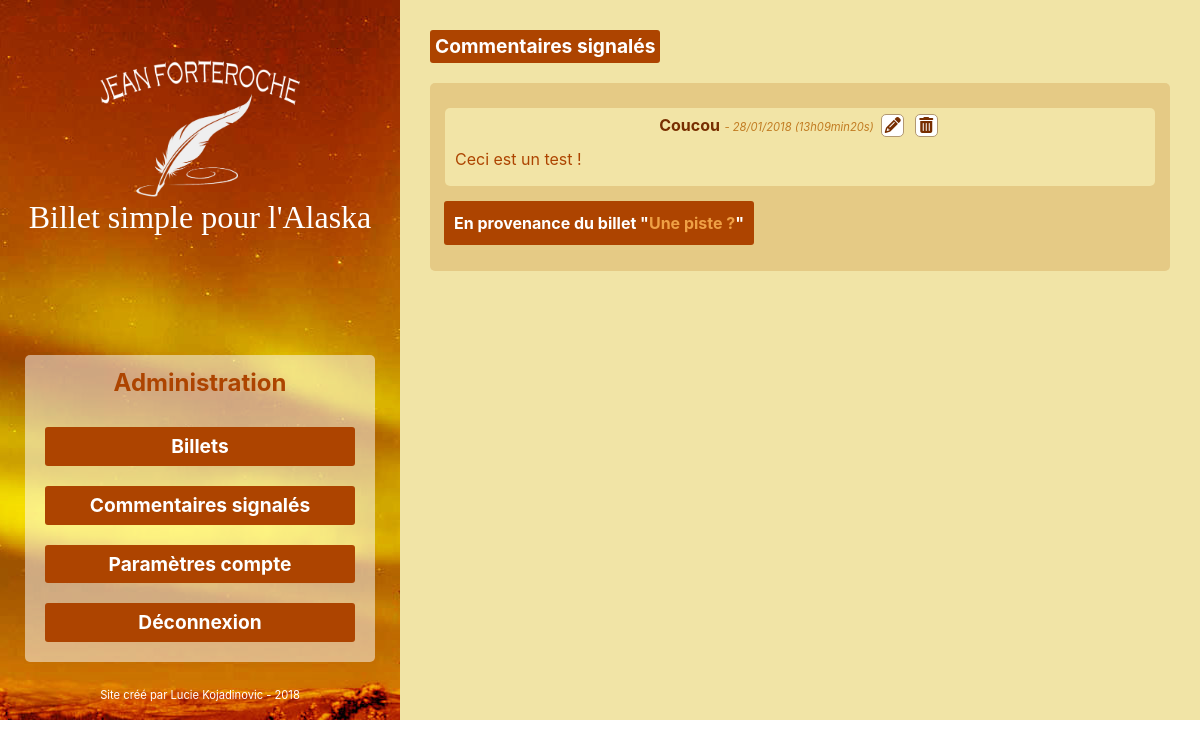
The page /index.php?action=displaySignalisedCommentsAdmin (signed in) on the database as committed earlier.
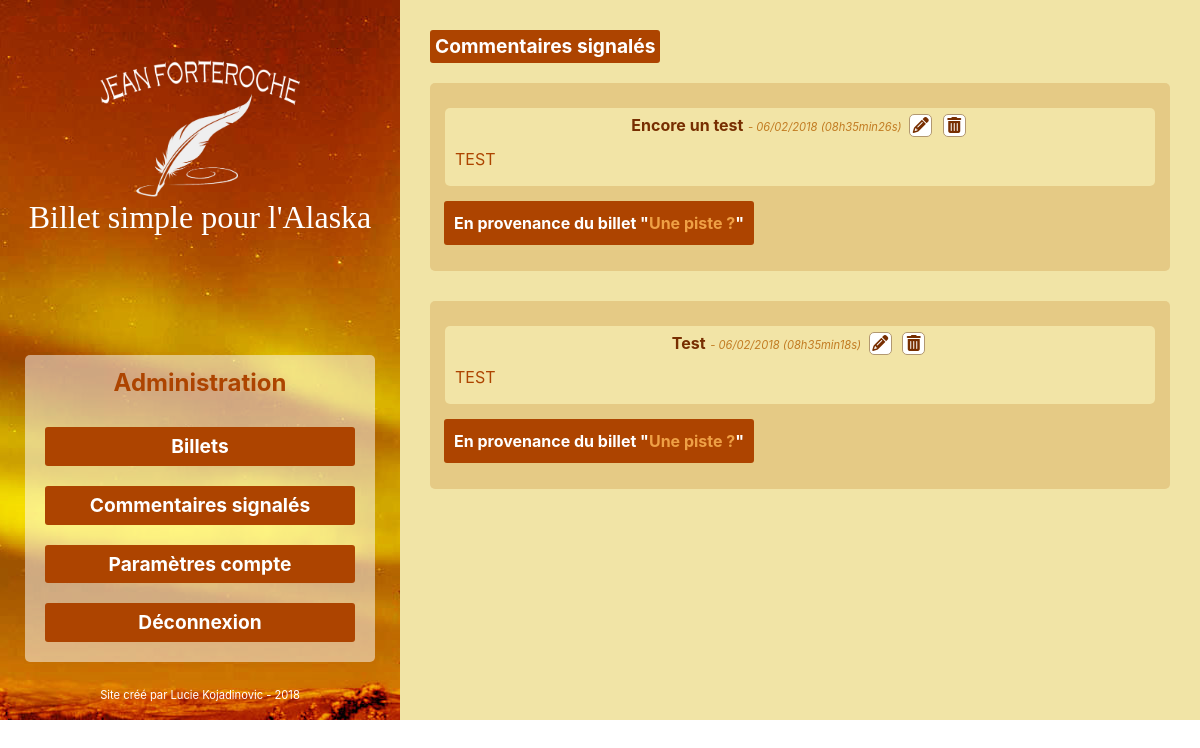
The same page on the database as committed later.
### tables this page shows
CREATE TABLE `comments` (
  `id` int(11) NOT NULL,
  `id_post` int(11) NOT NULL,
  `author` varchar(255) NOT NULL,
  `comment` text NOT NULL,
  `comment_date` datetime NOT NULL,
  `signalised` tinyint(1) NOT NULL DEFAULT '0'
);

CREATE TABLE `posts` (
  `id` int(11) NOT NULL,
  `title` varchar(255) NOT NULL,
  `content` text NOT NULL,
  `creation_date` datetime NOT NULL
);

### controler/backend.php (called while the page is built, shortened)
<?php
class BackendControler extends MainControler
{
	public function adminComments() {
		$commentManager = new \Kldr\Blog\Model\CommentManager();
		$comments = $commentManager->getCommentsSignalised();
		require('./view/backend/adminComments.php');
	}
}

### model/CommentManager.php (called while the page is built, shortened)
<?php
class CommentManager extends Manager
{
	    public function getCommentsSignalised()
    {
		$db = $this->dbConnect();
	    $comments = $db->query('SELECT comments.id, posts.title, comments.id_post, author, comment, DATE_FORMAT(comment_date, \'%d/%m/%Y (%Hh%imin%ss)\') AS comment_date_fr FROM comments INNER JOIN posts ON posts.id = comments.id_post WHERE signalised = 1 ORDER BY comment_date DESC');
    return $comments;
	}
}

### view/backend/adminComments.php (the view, shortened to what this page needs)
<h2>Commentaires signalés</h2>
<?php
while ($comment = $comments->fetch()) {
?>
    <div class="news">
        <div class="commentStyle">
            <strong><?php echo htmlspecialchars($comment['author']); ?></strong>
            <i class="smallInfosText">- <?php echo htmlspecialchars($comment['comment_date_fr']); ?></i>
            <span class="editDeleteIcons"><a href="index.php?action=editCommentForm&amp;id=<?php echo htmlspecialchars($comment['id']); ?>"><i class="fa fa-pencil" aria-hidden="true"></i></a></span>
            <a href="index.php?action=deleteComment&amp;id=<?php echo htmlspecialchars($comment['id']); ?>" onclick="return(confirm('Etes-vous sûr de vouloir supprimer ce commentaire ?'));"><i class="fa fa-trash" aria-hidden="true"></i></a>
            <p><?php echo $comment['comment']; ?></p>
        </div>
        <div class="linkComment">
            <p>En provenance du billet "<a href="index.php?action=displayOnePostAdmin&amp;id=<?php echo htmlspecialchars($comment['id_post']); ?>" class="titleComment"><?php echo htmlspecialchars($comment['title']); ?></a>"</p>
        </div>
    </div>
<?php
}
?>
<?php $content = ob_get_clean();
require('./view/backend/adminTemplate.php'); ?>

### index.php (shortened to what this page needs)
<?php
require('controler/backend.php');
$frontendControler = new \Kldr\Blog\Controler\FrontendControler();
$backendControler = new \Kldr\Blog\Controler\BackendControler();
if (!isset($_GET['page']) || $_GET['page'] < 0) {
    $page = 1;
} else {
    $page = htmlspecialchars($_GET['page']);
}
$zone = 5 * ($page - 1);
if (!empty($_GET['action'])) {
    if (empty($_SESSION['admin'])) {
        if ($_GET['action'] == 'displayOnePostUser') {
            if (!empty($_GET['id']) && $_GET['id'] > 0) {
                if (!empty($_GET['signaled'])) {
                    $frontendControler->displayOnePostUser($_GET['id'], true);
                } else {
                    $frontendControler->displayOnePostUser($_GET['id']);
                }
            } else {
                throw new Exception('Aucun identifiant de billet envoyé');
            }
        } elseif ($_GET['action'] == 'addComment') {
            if (!empty($_GET['id']) && $_GET['id'] > 0) {
                if (!empty($_POST['author']) && !empty($_POST['comment'])) {
                    $frontendControler->addComment($_GET['id'], $_POST['author'], $_POST['comment']);
                } else {
                    throw new Exception('Tous les champs ne sont pas remplis !');
                }
            } else {
                throw new Exception('Aucun identifiant de billet envoyé');
            }
        } elseif ($_GET['action'] == 'signalComment') {
            if (!empty($_GET['id']) && $_GET['id'] > 0) {
                $frontendControler->signal($_GET['id'], $_GET['postId']);
            }
        } elseif ($_GET['action'] == 'loginForm') {
            $backendControler->adminForm();
        } elseif ($_GET['action'] == 'login') {
            if (!empty($_POST['password']) AND isset($_POST['email'])) {
                $frontendControler->checkLogin($_POST['password'], $_POST['email']);
            } else {
                $backendControler->adminForm('Votre identifiant ou votre mot de passe est incorrect !');
            }
        }
    } else {
        if ($_GET['action'] == 'displayAllPostsAdmin') {
            $backendControler->displayAllPostsAdmin($zone);
        } elseif ($_GET['action'] == 'editPostForm') {
            $backendControler->editPostForm($_GET['id']);
        } elseif ($_GET['action'] == 'displayOnePostAdmin') {
            $backendControler->displayOnePostAdmin($_GET['id']);
        } elseif ($_GET['action'] == 'addPost') {
            $backendControler->addPost($_POST['title'], $_POST['content']);
        } elseif ($_GET['action'] == 'editPost') {
            if (!empty($_GET['id']) && $_GET['id'] > 0 && !empty($_POST['title']) && !empty($_POST['content'])) {
                $backendControler->editPost($_POST['title'], $_POST['content'], $_GET['id']);
            } else {
                throw new Exception('Erreur');
            }
        } elseif ($_GET['action'] == 'deletePost') {
            $backendControler->deletePost($_GET['id']);
        } elseif ($_GET['action'] == 'displaySignalisedCommentsAdmin') {
            $backendControler->adminComments();
        } elseif ($_GET['action'] == 'editCommentForm') {
            if (!empty($_GET['id']) && $_GET['id'] > 0) {
                $backendControler->editCommentForm($_GET['id']);
            } else {
                throw new Exception('Aucun identifiant envoyé');
            }
        } elseif ($_GET['action'] == 'editComment') {
                if (!empty($_POST['id']) && $_POST['id'] > 0 && !empty($_POST['comment']) && !empty($_POST['id_post']) && $_POST['id_post'] > 0) {
                $backendControler->editComment($_POST['id'], $_POST['comment'], $_POST['id_post']);
            } else {
                throw new Exception('Erreur dans la modification du commentaire.');
            }
        } elseif ($_GET['action'] == 'deleteComment') {
            $backendControler->deleteComment($_GET['id']);
        } elseif ($_GET['action'] == 'adminIndex') {
            $backendControler->adminIndex();
        } elseif ($_GET['action'] == 'adminAccountModificationsForm') {
            $backendControler->adminAccountModificationsForm();
        } elseif ($_GET['action'] == 'pseudoUpdate') {
                if  (!empty($_POST['newPseudo']) && !empty($_POST['password'])) {
                    $backendControler->pseudoUpdate($_POST['newPseudo'], $_POST['password']);
                }
        } elseif ($_GET['action'] == 'passUpdate') {
                if  (!empty($_POST['password']) && !empty($_POST['newPassword']) && !empty($_POST['checkPassword']) && $_POST['newPassword'] == $_POST['checkPassword']) {
                    $backendControler->passUpdate($_POST['password'], $_POST['newPassword']);
                }
        } elseif ($_GET['action'] == 'logout') {
            session_destroy();
            $frontendControler->listPosts();
        }
    }
} else {
    $frontendControler->listPosts($zone);
}

### view/backend/adminTemplate.php (shortened to what this page needs)
<!doctype html>
<html lang="fr">
	<head>
	    <link rel="stylesheet" href="https://maxcdn.bootstrapcdn.com/bootstrap/4.0.0/css/bootstrap.min.css" />
		<link rel="stylesheet" href="public/css/style.css" type="text/css" />
	</head>
	<body>
		<div class="container-fluid">
			<div class="row introContainer">
				<div id="header" class="col-md-4">
					<div id="titleBlog">
			            <a href="index.php?action=adminIndex"><img id="leather" src="./public/img/leather2.png" />
			            <h2>Billet simple pour l'Alaska</h2></a>
			        </div>
			        <div id="admin">
		                <p>Administration</p>
		                <a href="index.php?action=displayAllPostsAdmin" class="buttonStyle" method="post">Billets</a>
		                <a href="index.php?action=displaySignalisedCommentsAdmin" class="buttonStyle" method="post">Commentaires signalés</a>
		                <a href="index.php?action=adminAccountModificationsForm" class="buttonStyle">Paramètres compte</a>
		                <a href="index.php?action=logout" class="buttonStyle">Déconnexion</a>
                    </div>
					<div class="footer">
						<p>Site créé par Lucie Kojadinovic - 2018</p>
					</div>
				</div>
				<div id="content" class="content col-md">
			        <?php echo $content ?>
			    </div>
			</div>
		</div>
	</body>
</html>

### public/css/style.css (style rules this page uses)
.introContainer { height: 720px; }
#header { background: url(../img/alaskaMenu.jpg); background-repeat: no-repeat; justify-content: center; flex-direction: column; display: flex; text-align: center; }
#titleBlog { color: white; font-family: Copperplate Gothic; flex-grow: 1; margin-top: 60px; }
#titleBlog a { color: white; }
#leather { width: 200px; }
#biography, #admin { background-color: rgba(255, 255, 255, 0.5); border-radius : 5px; padding: 10px 20px; text-align: justify; margin: 10px; color: #ad4400; }
#admin { display: flex; flex-direction: column; }
#admin p { text-align: center; font-size: 1.5em; font-weight: bold; }
#admin a { align-self: center; width: 100%; text-align: center; }
.footer { color: white; padding-top: 15px; font-size: 0.7em; }
#content { padding: 20px 0; background-color: rgba(236, 217, 128, 0.7); overflow: overlay; }
#content h2, .buttonStyle { background-color: #ad4400; border-radius: 3px; width: fit-content; padding: 5px; font-size: 1.2em; margin: 10px 30px; color: white; font-weight: bold; border: none; }
.smallInfosText { color: rgba(181, 97, 0, 0.8); font-size: 0.7em; }
.news, #commentDisplay { margin: 20px 30px 30px; background-color: rgba(181, 97, 0, 0.2); border-radius: 5px; padding: 10px; text-align: center; }
.news p { text-align: justify; padding: 10px; color: #ad4400 }
.commentStyle { background-color: #f2e4a6; border-radius: 5px; padding: 5px 0; margin: 15px 5px; color: #772e01; }
.commentStyle p { margin-bottom: 0; }
.fa-pencil, .fa-trash { border-radius: 5px; width: 23px; height: 23px; background-color: white; margin: 0 3px; padding-top: 2.2px; border: solid #b29870 1px; color: #772e01; }
.linkComment { background-color: #ad4400; border-radius: 3px; width: fit-content; margin: 4px; font-weight: bold; }
.linkComment p { color: white; }
.titleComment { color: #efa045 }

Rows that differ between the two databases and show on the page:
removed comments: author "Coucou", comment_date_fr "28/01/2018 (13h09min20s)", comment "Ceci est un test !", id_post.title "Une piste ?"
added comments: author "Encore un test", comment_date_fr "06/02/2018 (08h35min26s)", comment "TEST", id_post.title "Une piste ?"
added comments: author "Test", comment_date_fr "06/02/2018 (08h35min18s)", comment "TEST", id_post.title "Une piste ?"
